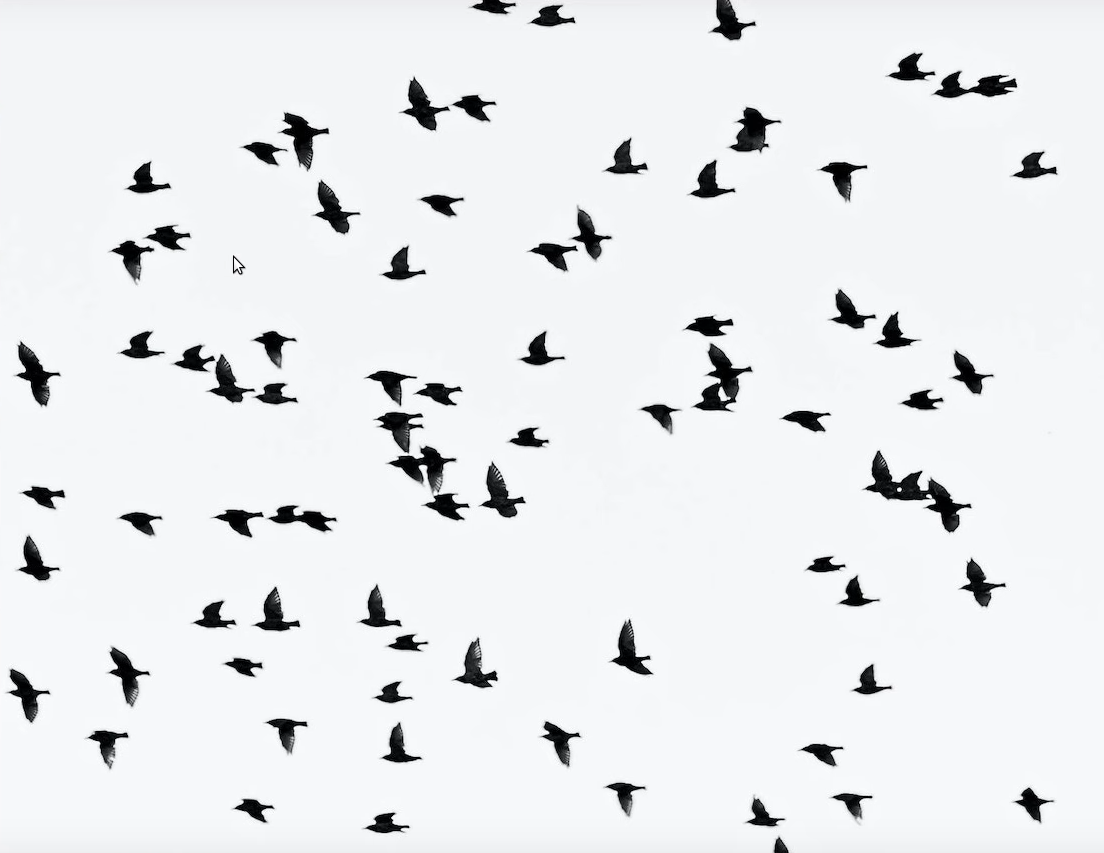
#> input picture data/birds.png, 1104 x 853 px
$ python contours.py
#> lines starting #> are read from the running program, lines starting #| are printed output that depends on the picture; after the words box and inside, x2 and y2 are one past the last pixel; in counts of white or black regions, pixels touching at a corner belong together
import os

import cv2

img = cv2.imread(os.path.join('.','data','birds.png'))
#> img is the input picture: shape (853, 1104, 3); mean B, G, R 235.8, 233.9, 231.9

img_gray = cv2.cvtColor(img, cv2.COLOR_BGR2GRAY)

ret, thresh = cv2.threshold(img_gray, 127, 255, cv2.THRESH_BINARY_INV)
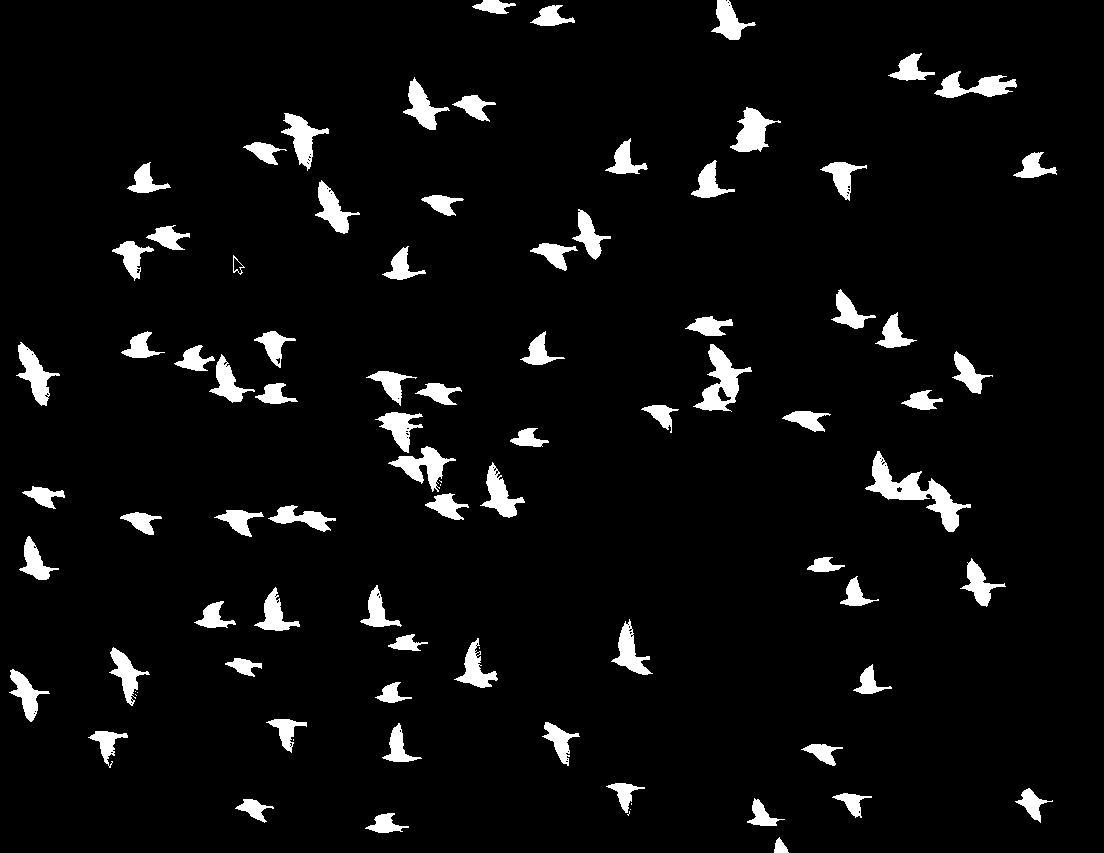
#> thresh: shape (853, 1104); 5.2% white; 87 white regions (10 under 20 px)

contours, hierarchy = cv2.findContours(thresh, cv2.RETR_TREE, cv2.CHAIN_APPROX_SIMPLE)
#> contours = 152 contours, 71 with area under 20; largest, box (x1, y1, x2, y2) and area: (865, 451, 971, 532) 2129, (693, 344, 752, 412) 1482, (388, 446, 456, 492) 1026, (730, 107, 781, 152) 1016, (16, 342, 60, 406) 975

for cnt in contours:
    if cv2.contourArea(cnt) >200:
        #cv2.drawContours(img, cnt, -1,(0, 255, 0), 1)
        x1, y1, w, h = cv2.boundingRect(cnt)

        cv2.rectangle(img, (x1,y1), (x1+w, y1+h), (0, 255, 0), 2)
#> this loop made 152 passes
#> (x1, y1, w, h) on passes 2, 6, 7, 8, 10, 11, 12, 14, 16, 18, 22, 28: (365, 813, 44, 20), (235, 799, 39, 24), (747, 798, 38, 28), (832, 793, 40, 25), (1015, 788, 38, 35), (606, 783, 39, 30), (801, 744, 42, 22), (88, 731, 40, 37), (382, 723, 40, 39), (542, 722, 38, 44), (266, 719, 41, 34), (375, 682, 37, 21)
#> cnt on passes 4, 5, 13, 20, 21, 23: [[630, 809]], [[631, 803], [631, 804]], [[293, 739], [293, 740]], [[566, 759], [567, 758], [568, 759], [567, 760]], [[567, 751], [568, 750], [569, 751], [568, 752]], [[289, 746], [290, 745], [291, 746], [290, 747]]
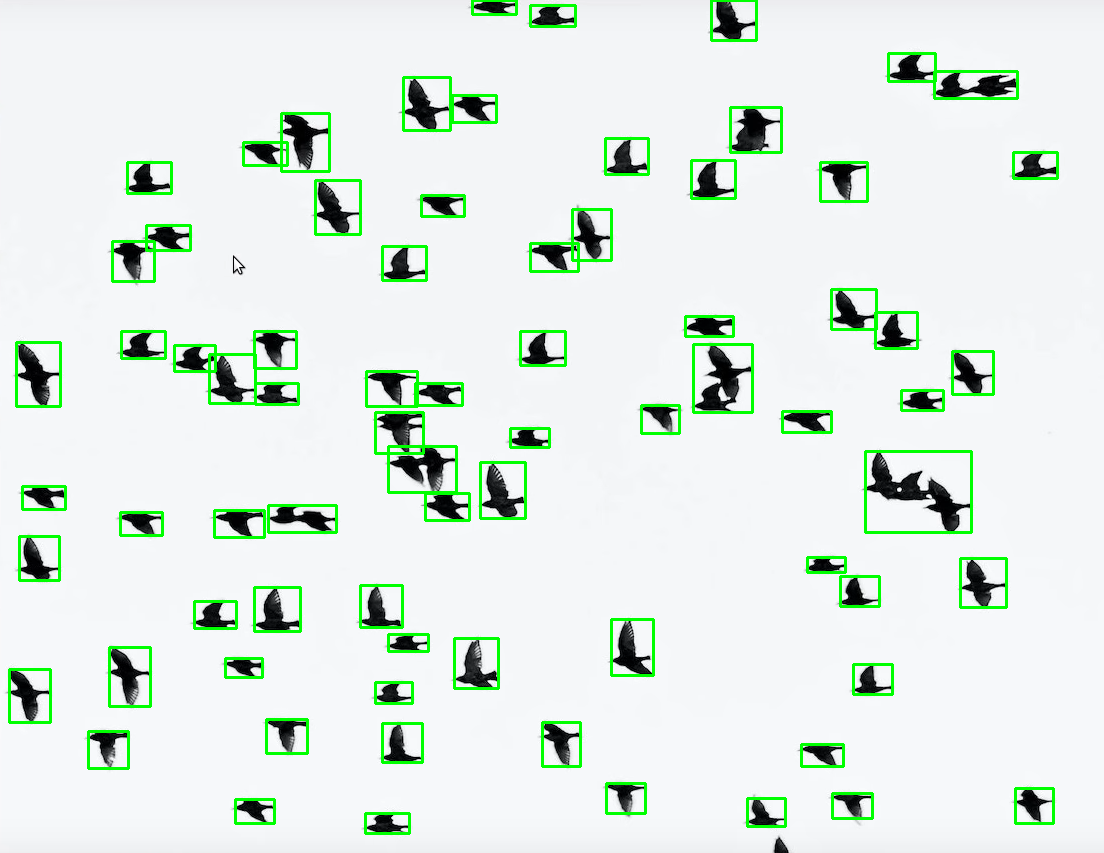
#> img: shape (853, 1104, 3); 3.75% of pixels changed, all inside (x1, y1, x2, y2) = (8, 0, 1059, 835)


cv2.imshow('img', img)
#cv2.imshow('img_gray', img_gray)
#cv2.imshow('thresh', thresh)
cv2.waitKey(0)
